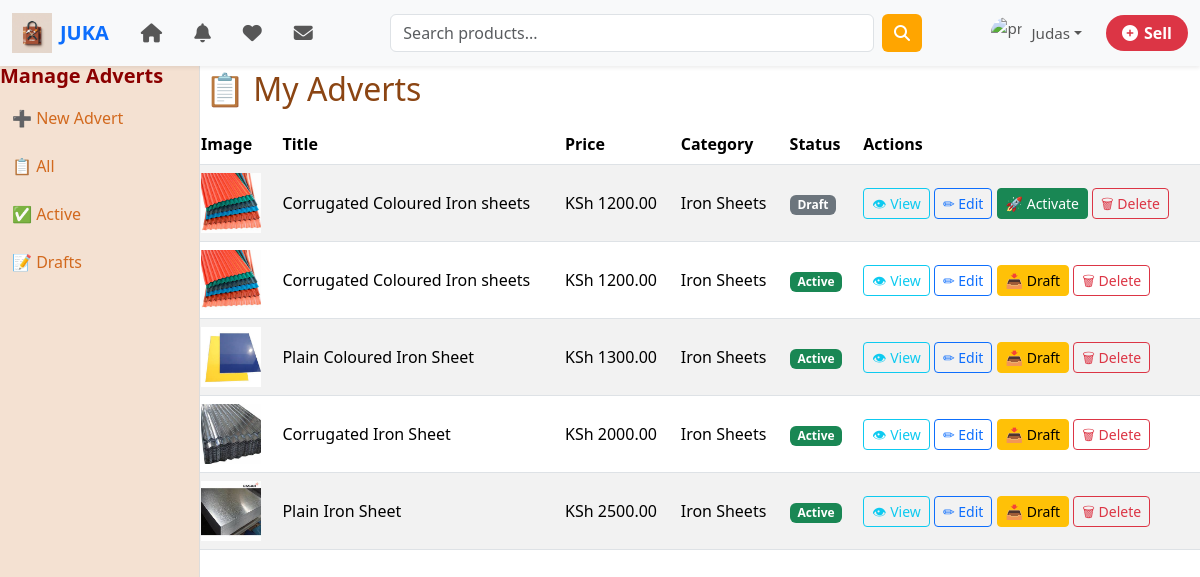
The app's page /seller/my-adverts/ (signed in) with its own data.
### accounts/models.py (models this page shows, shortened)
class CustomUser(AbstractUser):
    ROLE_CHOICES = (
        ('buyer', 'Buyer'),
        ('seller', 'Seller'),
    )
    role = models.CharField(max_length=10, choices=ROLE_CHOICES, default='buyer')
    phone_number = models.CharField(max_length=15, blank=True, null=True)
    @property
    def is_seller(self):
        return self.role == 'seller'

### sellers/models.py (models this page shows)
class Advert(models.Model):
    shop = models.ForeignKey(
        Shop,
        related_name='adverts',
        on_delete=models.CASCADE
    )
    seller = models.ForeignKey(settings.AUTH_USER_MODEL, on_delete=models.CASCADE)
    title = models.CharField(max_length=255)
    description = models.TextField(blank=True)
    category = models.ForeignKey("categories.Category", related_name="adverts", on_delete=models.CASCADE)
    price = models.DecimalField(max_digits=10, decimal_places=2)
    type = models.CharField(max_length=50, blank=True, null=True)
    size = models.CharField(max_length=50, blank=True, null=True)
    thickness = models.CharField(max_length=20, blank=True, null=True)
    color = models.CharField(max_length=50, blank=True, null=True)
    weight = models.CharField(max_length=50, blank=True, null=True)  # <-- new
    shape = models.CharField(max_length=50, blank=True, null=True)
    image = models.ImageField(upload_to="adverts/")
    created_at = models.DateTimeField(auto_now_add=True)
    attributes = models.TextField(blank=True, null=True)  # freeform attributes
    active = models.BooleanField(default=True)  # Active or Draft

### categories/models.py (models this page shows, shortened)
class Category(models.Model):
    name = models.CharField(max_length=255)
    slug = models.SlugField(max_length=120, unique=True, blank=True)

### sellers/views.py (the view)
# urls.py: path("my-adverts/", views.my_adverts, name="my_adverts"),
def my_adverts(request):
    status = request.GET.get("status")
    adverts = Advert.objects.filter(seller=request.user)
    if status == "active":
        adverts = adverts.filter(active=True)
    elif status == "draft":
        adverts = adverts.filter(active=False)
    return render(request, "my_adverts.html", {
        "adverts": adverts,
        "show_sidebar": True  # 👈 ensure sidebar is included
    })

### JUKA/context_processors.py (called while the page is built)
def categories_processor(request):
    return {
        "categories": Category.objects.all()
    }

def saved_items(request):
    saved_ids = set()
    if request.user.is_authenticated:
        saved_ids = set(SavedItem.objects.filter(user=request.user).values_list("advert_id", flat=True))
    return {'user_saved_ids': saved_ids}

def unread_counts(request):
    if request.user.is_authenticated:
        unread_messages = Message.objects.filter(
            receiver=request.user,
            is_read=False
        ).count()
        unread_notifications = Notification.objects.filter(
            user=request.user,
            is_read=False
        ).count()
    else:
        unread_messages = 0
        unread_notifications = 0
    return {
        'unread_messages': unread_messages,
        'unread_notifications': unread_notifications,
    }

### sellers/templates/my_adverts.html (shortened to what this page needs)
{% extends "base.html" %}
{% block content %}
<h2 class="mb-3">📋 My Adverts</h2>
<table class="table table-striped align-middle">
    <thead>
    <tr>
        <th>Image</th>
        <th>Title</th>
        <th>Price</th>
        <th>Category</th>
        <th>Status</th>
        <th>Actions</th>
    </tr>
    </thead>
    <tbody>
    {% for advert in adverts %}
    <tr>
        <td>
            {% if advert.image %}
            <img src="{{ advert.image.url }}" class="card-img-top" alt="{{ advert.title }}" class="img-thumbnail"
                 style="width:60px; height:60px; object-fit:cover;">
            {% else %}
            <span class="text-muted">No image</span>
            {% endif %}
        </td>
        <td>{{ advert.title }}</td>
        <td>KSh {{ advert.price }}</td>
        <td>{{ advert.category.name }}</td>
        <td>
            {% if advert.active %}
            <span class="badge bg-success">Active</span>
            {% else %}
            <span class="badge bg-secondary">Draft</span>
            {% endif %}
        </td>
        <td>
            <a href="{% url 'product_detail' advert.pk %}" class="btn btn-sm btn-outline-info">👁 View</a>
            <a href="{% url 'edit_advert' advert.pk %}" class="btn btn-sm btn-outline-primary">✏ Edit</a>
            {% if advert.active %}
            <a href="{% url 'toggle_advert_status' advert.pk %}" class="btn btn-sm btn-warning">📥 Draft</a>
            {% else %}
            <a href="{% url 'toggle_advert_status' advert.pk %}" class="btn btn-sm btn-success">🚀 Activate</a>
            {% endif %}
            <form method="post" action="{% url 'delete_advert' advert.pk %}" style="display:inline;">
                <button type="submit" class="btn btn-sm btn-outline-danger"
                        onclick="return confirm('Are you sure you want to delete this advert?');">
                    🗑 Delete
                </button>
            </form>
        </td>
    </tr>
    {% endfor %}
    </tbody>
</table>
{% endblock %}

### templates/base.html (shortened to what this page needs)
{% load static %}
{% load socialaccount %}
<!doctype html>
<html lang="en">
<head>
    <link href="https://cdn.jsdelivr.net/npm/bootstrap@5.3.2/dist/css/bootstrap.min.css" rel="stylesheet">
    <link rel="stylesheet" href="{% static 'main.css' %}">
    <link href="https://cdnjs.cloudflare.com/ajax/libs/font-awesome/6.4.0/css/all.min.css" rel="stylesheet">
</head>
<body>
<nav class="navbar navbar-expand-lg navbar-light bg-light shadow-sm">
    <div class="container-fluid">
        <a class="navbar-brand fw-bold text-primary d-flex align-items-center" href="{% url 'home' %}">
            <img src="{% static 'logo.png' %}" alt="Logo" width="40" class="me-2"> JUKA
        </a>
        <div class="collapse navbar-collapse" id="navbarSupportedContent">
            <ul class="navbar-nav me-auto mb-2 mb-lg-0 d-flex align-items-center">
                <li class="nav-item mx-2">
                    <a class="nav-link" href="{% url 'home' %}" title="Home">
                    </a>
                </li>
                <li class="nav-item mx-2">
                    {% if user.is_authenticated %}
                    <a class="nav-link" href="{% url 'notifications' %}" title="Notifications">
                    </a>
                    {% endif %}
                </li>
                <li class="nav-item mx-2">
                    {% if user.is_authenticated %}
                    <a class="nav-link" href="{% url 'saved_items' %}" title="Saved Items">
                    </a>
                    {% endif %}
                </li>
                <li class="nav-item mx-2">
                    {% if user.is_authenticated %}
                    <a class="nav-link" href="{% url 'inbox' %}" title="Messages">
                    </a>
                    {% endif %}
                </li>
            </ul>
            <form class="d-flex mx-auto w-50" method="get" action="{% url 'search' %}">
                <input class="form-control me-2" type="search" placeholder="Search products..." aria-label="Search">
                <button class="btn btn-primary" type="submit">
                    <i class="fas fa-search"></i>
                </button>
            </form>
            <ul class="navbar-nav ms-auto d-flex align-items-center">
                <li class="nav-item dropdown d-flex align-items-center">
                    {% if user.is_authenticated %}
                    <a class="nav-link dropdown-toggle d-flex align-items-center" href="#" role="button"
                       data-bs-toggle="dropdown" aria-expanded="false">
                        <img src="https://cdn-icons-png.flaticon.com/512/149/149071.png"
                             class="rounded-circle me-2" width="32" height="32" alt="profile">
                        <span>{{ user.first_name }}</span>
                    </a>
                    {% else %}
                    <button class="btn btn-outline-primary" data-bs-toggle="modal" data-bs-target="#loginModal">
                        Login
                    </button>
                    {% endif %}
                </li>
                <li class="nav-item ms-3">
                    {% if user.is_authenticated %}
                    {% if user.sellerprofile %}
                    <a href="{% url 'create_advert' %}" class="btn btn-danger">
                        <i class="fas fa-plus-circle"></i> Sell
                    </a>
                    {% else %}
                    <a href="{% url 'setup_seller_profile' %}" class="btn btn-danger">
                        <i class="fas fa-plus-circle"></i> Sell
                    </a>
                    {% endif %}
                    {% else %}
                    <button class="btn btn-danger" data-bs-toggle="modal" data-bs-target="#loginModal">
                        <i class="fas fa-plus-circle"></i> Sell
                    </button>
                    {% endif %}
                </li>
            </ul>
        </div>
    </div>
</nav>
<div class="{% if show_sidebar %}layout-with-sidebar{% else %}layout-fullwidth{% endif %}">
    {% if show_sidebar %}
    {% if request.resolver_match.url_name == "my_shop" and request.user == shop.seller %}
    <div class="category-sidebar">
        <h4>My Shop</h4>
        <p><strong>{{ shop.name }}</strong></p>
        <a href="{% url 'settings' %}">⚙️ Shop Settings</a>
        <br>
        <a href="{% url 'performance' shop.seller.id %}">📊 Performance</a>
        <br>
        <a href="{% url 'feedback' %}" class="btn btn-sm btn-outline-primary w-100">See Reviews</a>
        <hr>
        <h5>My Adverts</h5>
        {% if adverts %}
        <ul>
            {% for advert in adverts %}
            <li>
                <a href="{% url 'product_detail' advert.id %}">
                    {{ advert.title }}
                </a>
            </li>
            {% endfor %}
        </ul>
        {% else %}
        <p>No adverts yet.</p>
        <a href="{% url 'create_advert' %}">+ Add Advert</a>
        {% endif %}
        <hr>
    </div>
    {% elif request.resolver_match.url_name == "my_adverts" %}
    <div class="category-sidebar">
        <h5 class="category-sidebar-title">Manage Adverts</h5>
        <ul class="category-sidebar-list">
            <li>
                <a href="{% url 'create_advert' %}"
                   class="{% if request.resolver_match.url_name == 'create_advert' %}active{% endif %}">
                    ➕ New Advert
                </a>
            </li>
            <li>
                <a href="{% url 'my_adverts' %}"
                   class="{% if not status %}active{% endif %}">
                    📋 All
                </a>
            </li>
            <li>
                <a href="{% url 'my_adverts' %}?status=active"
                   class="{% if status == 'active' %}active{% endif %}">
                    ✅ Active
                </a>
            </li>
            <li>
                <a href="{% url 'my_adverts' %}?status=draft"
                   class="{% if status == 'draft' %}active{% endif %}">
                    📝 Drafts
                </a>
            </li>
        </ul>
    </div>
    {% endif %}
    {% endif %}
    <div class="main-content container">
        <div class="row">
            {% block content %}{% endblock %}
        </div>
    </div>
</div>
</body>
</html>

### static/main.css (style rules this page uses)
body { padding-top: 70px; width: 100%; max-width: 100%; font-family: 'Segoe UI', Arial, sans-serif; overflow-x: hidden; }
:root { --orange: #FFA500; --yellow: #FFD700; --brown: #8B4513; --white: #ffffff; }
body { background-color: var(--white); color: var(--brown); }
.btn-primary { background-color: var(--orange); border: none; }
.navbar { position: fixed; top: 0; left: 0; width: 100%; z-index: 1050; }
.navbar { font-size: 0.95rem; }
.navbar .nav-link { display: flex; align-items: center; gap: 0; }
form input { border-radius: 50px; }
form button { border-radius: 50px; }
.navbar .btn-danger { background-color: #dc3545; border: none; font-weight: bold; border-radius: 30px; padding: 6px 16px; display: flex; align-items: center; gap: 6px; transition: background-color 0.3s ease; }
.category-sidebar { width: 200px; background-color: #f4e1d2; position: fixed; top: 70px; bottom: 0; left: 0; overflow-y: auto; border-right: 1px solid #ddd; margin: 0; padding-top: 5px; z-index: 1000; }
.category-sidebar a { color: orange; text-decoration: none; display: block; padding: 8px 12px; }
.category-sidebar-title { font-weight: bold; color: #8B0000; margin-bottom: 10px; }
.category-sidebar-list { list-style: none; padding: 0; margin: 0; }
.category-sidebar-list li { margin: 8px 0; }
.category-sidebar-list li a { text-decoration: none; color: #d2691e; font-weight: 500; }
.layout-with-sidebar { display: flex; }
.layout-with-sidebar .category-sidebar { width: 200px; background-color: #f4e1d2; position: fixed; top: 59px; bottom: 0; left: 0; overflow-y: auto; border-right: 1px solid #ddd; margin: 0; z-index: 1000; }
.layout-with-sidebar .main-content { padding-left: 5px; margin-left: 200px; min-width: 0; }

### records on screen
CustomUser: first_name "Judas"
Advert: image (picture), title "Corrugated Coloured Iron sheets", price "1200.00", category.name "Iron Sheets", active "Draft"
Advert: image (picture), title "Corrugated Coloured Iron sheets", price "1200.00", category.name "Iron Sheets", active "Active"
Advert: image (picture), title "Plain Coloured Iron Sheet", price "1300.00", category.name "Iron Sheets", active "Active"
Advert: image (picture), title "Corrugated Iron Sheet", price "2000.00", category.name "Iron Sheets", active "Active"
Advert: image (picture), title "Plain Iron Sheet", price "2500.00", category.name "Iron Sheets", active "Active"
